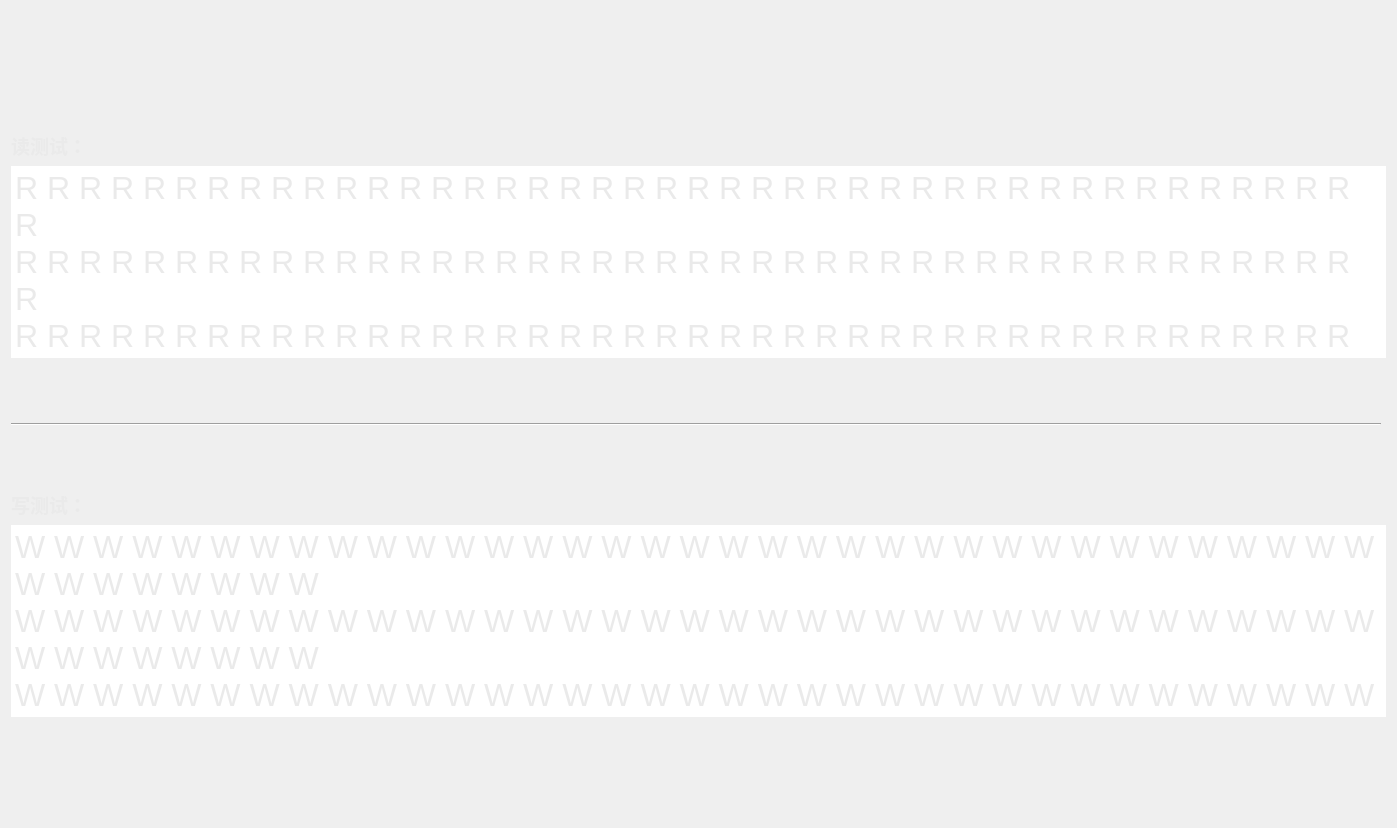
     <widget class="QWidget" name="tab_2">
      <attribute name="title">
       <string>Tab 2</string>
      </attribute>
      <layout class="QGridLayout" name="gridLayout_5">
       <item row="0" column="0">
        <layout class="QHBoxLayout" name="horizontalLayout_7">
         <item>
          <spacer name="horizontalSpacer_4">
           <property name="orientation">
            <enum>Qt::Horizontal</enum>
           </property>
           <property name="sizeType">
            <enum>QSizePolicy::Expanding</enum>
           </property>
           <property name="sizeHint" stdset="0">
            <size>
             <width>0</width>
             <height>0</height>
            </size>
           </property>
          </spacer>
         </item>
         <item>
          <layout class="QVBoxLayout" name="verticalLayout_11">
           <item>
            <spacer name="verticalSpacer_3">
             <property name="orientation">
              <enum>Qt::Vertical</enum>
             </property>
             <property name="sizeType">
              <enum>QSizePolicy::Expanding</enum>
             </property>
             <property name="sizeHint" stdset="0">
              <size>
               <width>20</width>
               <height>120</height>
              </size>
             </property>
            </spacer>
           </item>
           <item>
            <layout class="QVBoxLayout" name="verticalLayout_10">
             <item>
              <layout class="QVBoxLayout" name="verticalLayout_2">
               <item>
                <layout class="QHBoxLayout" name="horizontalLayout">
                 <item>
                  <widget class="QLabel" name="label">
                   <property name="font">
                    <font>
                     <family>Adobe Devanagari</family>
                     <pointsize>14</pointsize>
                     <weight>75</weight>
                     <bold>true</bold>
                    </font>
                   </property>
                   <property name="text">
                    <string>&lt;html&gt;&lt;head/&gt;&lt;body&gt;&lt;p&gt;&lt;span style=&quot; color:#eaeaea;&quot;&gt;读测试：&lt;/span&gt;&lt;/p&gt;&lt;/body&gt;&lt;/html&gt;</string>
                   </property>
                  </widget>
                 </item>
                </layout>
               </item>
               <item>
                <widget class="QTextEdit" name="disk_textEdit1">
                 <property name="sizePolicy">
                  <sizepolicy hsizetype="Expanding" vsizetype="Expanding">
                   <horstretch>0</horstretch>
                   <verstretch>0</verstretch>
                  </sizepolicy>
                 </property>
                 <property name="minimumSize">
                  <size>
                   <width>1375</width>
                   <height>0</height>
                  </size>
                 </property>
                 <property name="frameShape">
                  <enum>QFrame::NoFrame</enum>
                 </property>
                 <property name="frameShadow">
                  <enum>QFrame::Raised</enum>
                 </property>
                 <property name="verticalScrollBarPolicy">
                  <enum>Qt::ScrollBarAlwaysOff</enum>
                 </property>
                 <property name="horizontalScrollBarPolicy">
                  <enum>Qt::ScrollBarAlwaysOff</enum>
                 </property>
                 <property name="readOnly">
                  <bool>true</bool>
                 </property>
                 <property name="html">
                  <string>&lt;!DOCTYPE HTML PUBLIC &quot;-//W3C//DTD HTML 4.0//EN&quot; &quot;http://www.w3.org/TR/REC-html40/strict.dtd&quot;&gt;
&lt;html&gt;&lt;head&gt;&lt;meta name=&quot;qrichtext&quot; content=&quot;1&quot; /&gt;&lt;style type=&quot;text/css&quot;&gt;
p, li { white-space: pre-wrap; }
&lt;/style&gt;&lt;/head&gt;&lt;body style=&quot; font-family:'SimSun'; font-size:9pt; font-weight:400; font-style:normal;&quot;&gt;
&lt;p style=&quot; margin-top:0px; margin-bottom:0px; margin-left:0px; margin-right:0px; -qt-block-indent:0; text-indent:0px;&quot;&gt;&lt;span style=&quot; font-size:24pt; color:#eaeaea;&quot;&gt;R R R R R R R R R R R R R R R R R R R R R R R R R R R R R R R R R R R R R R R R R R R&lt;/span&gt;&lt;/p&gt;
&lt;p style=&quot; margin-top:0px; margin-bottom:0px; margin-left:0px; margin-right:0px; -qt-block-indent:0; text-indent:0px;&quot;&gt;&lt;span style=&quot; font-size:24pt; color:#eaeaea;&quot;&gt;R R R R R R R R R R R R R R R R R R R R R R R R R R R R R R R R R R R R R R R R R R R&lt;/span&gt;&lt;/p&gt;
&lt;p style=&quot; margin-top:0px; margin-bottom:0px; margin-left:0px; margin-right:0px; -qt-block-indent:0; text-indent:0px;&quot;&gt;&lt;span style=&quot; font-size:24pt; color:#eaeaea;&quot;&gt;R R R R R R R R R R R R R R R R R R R R R R R R R R R R R R R R R R R R R R R R R R R&lt;/span&gt;&lt;/p&gt;
&lt;p style=&quot; margin-top:0px; margin-bottom:0px; margin-left:0px; margin-right:0px; -qt-block-indent:0; text-indent:0px;&quot;&gt;&lt;span style=&quot; font-size:24pt; color:#eaeaea;&quot;&gt;R R R R R R R R R R R R R R R R R R R R R R R R R R R R R R R R R R R R R R R R R R R&lt;/span&gt;&lt;/p&gt;
&lt;p style=&quot; margin-top:0px; margin-bottom:0px; margin-left:0px; margin-right:0px; -qt-block-indent:0; text-indent:0px;&quot;&gt;&lt;span style=&quot; font-size:24pt; color:#eaeaea;&quot;&gt;R R R R R R R R R R R R R R R R R R R R R R R R R R R R R R R R R R R R R R R R R R R&lt;/span&gt;&lt;/p&gt;&lt;/body&gt;&lt;/html&gt;</string>
                 </property>
                </widget>
               </item>
              </layout>
             </item>
             <item>
              <widget class="Line" name="line_2">
               <property name="sizePolicy">
                <sizepolicy hsizetype="Maximum" vsizetype="Fixed">
                 <horstretch>0</horstretch>
                 <verstretch>0</verstretch>
                </sizepolicy>
               </property>
               <property name="minimumSize">
                <size>
                 <width>1370</width>
                 <height>120</height>
                </size>
               </property>
               <property name="orientation">
                <enum>Qt::Horizontal</enum>
               </property>
              </widget>
             </item>
             <item>
              <layout class="QVBoxLayout" name="verticalLayout_3">
               <item>
                <layout class="QHBoxLayout" name="horizontalLayout_2">
                 <item>
                  <widget class="QLabel" name="label_2">
                   <property name="font">
                    <font>
                     <family>Adobe Devanagari</family>
                     <pointsize>14</pointsize>
                     <weight>75</weight>
                     <bold>true</bold>
                    </font>
                   </property>
                   <property name="text">
                    <string>&lt;html&gt;&lt;head/&gt;&lt;body&gt;&lt;p&gt;&lt;span style=&quot; color:#eaeaea;&quot;&gt;写测试：&lt;/span&gt;&lt;/p&gt;&lt;/body&gt;&lt;/html&gt;</string>
                   </property>
                  </widget>
                 </item>
                </layout>
               </item>
               <item>
                <widget class="QTextEdit" name="disk_textEdit2">
                 <property name="sizePolicy">
                  <sizepolicy hsizetype="Expanding" vsizetype="Expanding">
                   <horstretch>0</horstretch>
                   <verstretch>0</verstretch>
                  </sizepolicy>
                 </property>
                 <property name="minimumSize">
                  <size>
                   <width>1375</width>
                   <height>0</height>
                  </size>
                 </property>
                 <property name="frameShape">
                  <enum>QFrame::NoFrame</enum>
                 </property>
                 <property name="frameShadow">
                  <enum>QFrame::Raised</enum>
                 </property>
                 <property name="verticalScrollBarPolicy">
                  <enum>Qt::ScrollBarAlwaysOff</enum>
                 </property>
                 <property name="horizontalScrollBarPolicy">
                  <enum>Qt::ScrollBarAlwaysOff</enum>
                 </property>
                 <property name="readOnly">
                  <bool>true</bool>
                 </property>
                 <property name="html">
                  <string>&lt;!DOCTYPE HTML PUBLIC &quot;-//W3C//DTD HTML 4.0//EN&quot; &quot;http://www.w3.org/TR/REC-html40/strict.dtd&quot;&gt;
&lt;html&gt;&lt;head&gt;&lt;meta name=&quot;qrichtext&quot; content=&quot;1&quot; /&gt;&lt;style type=&quot;text/css&quot;&gt;
p, li { white-space: pre-wrap; }
&lt;/style&gt;&lt;/head&gt;&lt;body style=&quot; font-family:'SimSun'; font-size:9pt; font-weight:400; font-style:normal;&quot;&gt;
&lt;p style=&quot; margin-top:0px; margin-bottom:0px; margin-left:0px; margin-right:0px; -qt-block-indent:0; text-indent:0px;&quot;&gt;&lt;span style=&quot; font-size:24pt; color:#eaeaea;&quot;&gt;W W W W W W W W W W W W W W W W W W W W W W W W W W W W W W W W W W W W W W W W W W W&lt;/span&gt;&lt;/p&gt;
&lt;p style=&quot; margin-top:0px; margin-bottom:0px; margin-left:0px; margin-right:0px; -qt-block-indent:0; text-indent:0px;&quot;&gt;&lt;span style=&quot; font-size:24pt; color:#eaeaea;&quot;&gt;W W W W W W W W W W W W W W W W W W W W W W W W W W W W W W W W W W W W W W W W W W W&lt;/span&gt;&lt;/p&gt;
&lt;p style=&quot; margin-top:0px; margin-bottom:0px; margin-left:0px; margin-right:0px; -qt-block-indent:0; text-indent:0px;&quot;&gt;&lt;span style=&quot; font-size:24pt; color:#eaeaea;&quot;&gt;W W W W W W W W W W W W W W W W W W W W W W W W W W W W W W W W W W W W W W W W W W W&lt;/span&gt;&lt;/p&gt;
&lt;p style=&quot; margin-top:0px; margin-bottom:0px; margin-left:0px; margin-right:0px; -qt-block-indent:0; text-indent:0px;&quot;&gt;&lt;span style=&quot; font-size:24pt; color:#eaeaea;&quot;&gt;W W W W W W W W W W W W W W W W W W W W W W W W W W W W W W W W W W W W W W W W W W W&lt;/span&gt;&lt;/p&gt;
&lt;p style=&quot; margin-top:0px; margin-bottom:0px; margin-left:0px; margin-right:0px; -qt-block-indent:0; text-indent:0px;&quot;&gt;&lt;span style=&quot; font-size:24pt; color:#eaeaea;&quot;&gt;W W W W W W W W W W W W W W W W W W W W W W W W W W W W W W W W W W W W W W W W W W W&lt;/span&gt;&lt;/p&gt;&lt;/body&gt;&lt;/html&gt;</string>
                 </property>
                </widget>
               </item>
              </layout>
             </item>
            </layout>
           </item>
           <item>
            <spacer name="verticalSpacer_4">
             <property name="orientation">
              <enum>Qt::Vertical</enum>
             </property>
             <property name="sizeHint" stdset="0">
              <size>
               <width>20</width>
               <height>100</height>
              </size>
             </property>
            </spacer>
           </item>
          </layout>
         </item>
         <item>
          <spacer name="horizontalSpacer_3">
           <property name="orientation">
            <enum>Qt::Horizontal</enum>
           </property>
           <property name="sizeHint" stdset="0">
            <size>
             <width>0</width>
             <height>0</height>
            </size>
           </property>
          </spacer>
         </item>
        </layout>
       </item>
      </layout>
     </widget>
